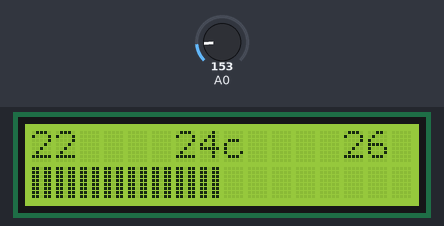
A program run on a simulated Arduino Uno, built with avr-gcc and run on an emulated ATmega328P. Shown: 16×2 character LCD. Inputs (shaded band) come from the test bench; at power-on: A0 = 153.

Above: at 1.2 s.
1.3 s: A0 set to 133
At 3.0 s:
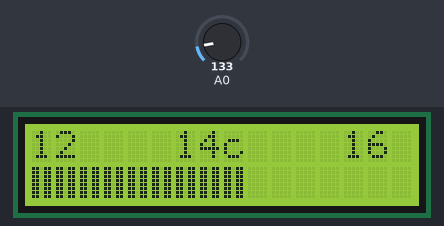
3.5 s: A0 set to 175
At 4.9 s:
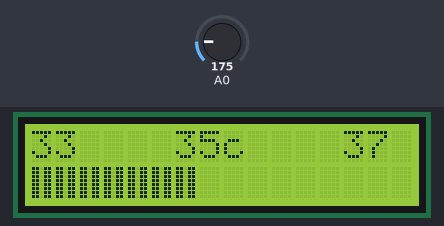
5.5 s: A0 set to 165
At 6.8 s:
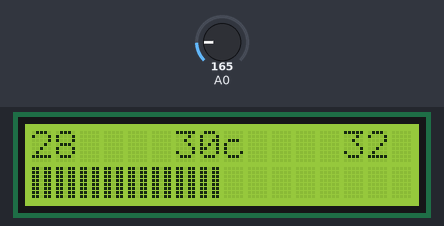
Timing chart, 0 to 8.5 s (numbered marks = the images above; inputs shaded):
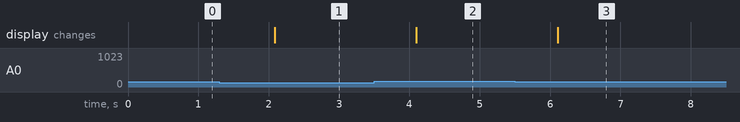

Measured:
- after the input at 1.3 s, the display: changes after 0.78 s (image 1)
- after the input at 3.5 s, the display: changes after 0.60 s (image 2)
- after the input at 5.5 s, the display: changes after 0.61 s (image 3)

The program:

main.cpp
```cpp
#include <Arduino.h>

#include <LiquidCrystal.h>                  //the liquid crystal library contains commands for printing to the display
LiquidCrystal lcd(13, 12, 11, 10, 9, 8);    // tell the RedBoard what pins are connected to the display


#ifdef _EXPERIMENT_1_

float voltage = 0;
float degreesC = 0;
float degreesK = 0;
static const float K = 273.15f;

void setup() {

  lcd.begin(16, 2);
  lcd.clear();
}

void loop() {

  voltage = analogRead(A0) * 0.004882813;
  degreesC = (voltage - 0.5) * 100.0;
  // https://www.rapidtables.com/convert/temperature/how-celsius-to-kelvin.html
  degreesK = degreesC + K;

  lcd.clear();

  lcd.setCursor(0, 0);
  lcd.print("Degrees C: ");
  lcd.print(degreesC);

  lcd.setCursor(0, 1);
  lcd.print("Degrees K: ");
  lcd.print(degreesK);

  delay(1000);
}

#elif _EXPERIMENT_2_

float voltage = 0;
float degreesC = 0;
int l_val = 0;
int r_val = 0;
byte bar[8] = {
  B11011, B11011, B11011, B11011, B11011, B11011, B11011, B11011
};
static const byte i_bar = B00000000;
static const byte i_bar_left = B00000001;
static const int segs = 16;
char buff[segs];
int segments = 0;
String format = "%02d    %02dc    %02d";

void setup() {
  lcd.begin(16, 2);
  lcd.clear();
  lcd.createChar(0, bar);
}

void loop() {

  voltage = analogRead(A0) * 0.004882813;
  degreesC = (voltage - 0.5) * 100.0;
  if(degreesC < l_val || degreesC > r_val) {
    l_val = degreesC - 2;
    r_val = degreesC + 2;
    snprintf(buff, segs, format.c_str(), l_val, int(degreesC), r_val);
  }
  segments = ((degreesC - l_val) / 5) * 16;
  lcd.clear();
  lcd.setCursor(0, 0);
  lcd.print(String(buff));
  lcd.setCursor(0, 1);
  for (int i = 0 ; i < segments ; ++i) lcd.write(i_bar);
  delay(1000);
}

#else

float voltage = 0;                          //the voltage measured from the TMP36
float degreesC = 0;                         //the temperature in Celsius, calculated from the voltage
float degreesF = 0;                         //the temperature in Fahrenheit, calculated from the voltage

void setup() {

  lcd.begin(16, 2);                         //tell the lcd library that we are using a display that is 16 characters wide and 2 characters high
  lcd.clear();                              //clear the display
}

void loop() {

  voltage = analogRead(A0) * 0.004882813;   //convert the analog reading, which varies from 0 to 1023, back to a voltage value from 0-5 volts
  degreesC = (voltage - 0.5) * 100.0;       //convert the voltage to a temperature in degrees Celsius
  degreesF = degreesC * (9.0 / 5.0) + 32.0; //convert the voltage to a temperature in degrees Fahrenheit

  lcd.clear();                              //clear the LCD

  lcd.setCursor(0, 0);                      //set the cursor to the top left position
  lcd.print("Degrees C: ");                 //print a label for the data
  lcd.print(degreesC);                      //print the degrees Celsius

  lcd.setCursor(0, 1);                      //set the cursor to the lower left position
  lcd.print("Degrees F: ");                 //Print a label for the data
  lcd.print(degreesF);                      //print the degrees Fahrenheit

  delay(1000);                              //delay for 1 second between each reading (this makes the display less noisy)
}

#endif
```
